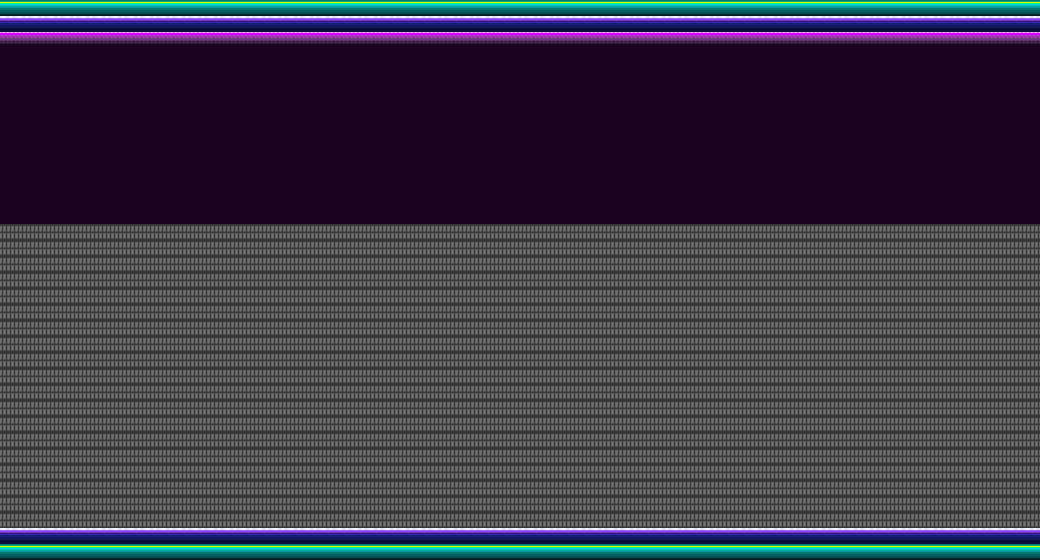

Tiled map render using the project's own tile images. Description and the whole map definition, tile-layer contents included, below:
An orthogonal 65x35 tile map with 16x16 px tiles, 1 tile layer (Tile Layer 1).

<map version="1.9" tiledversion="1.9.2" orientation="orthogonal" renderorder="right-down" width="65" height="35" tilewidth="16" tileheight="16" infinite="0" nextlayerid="2" nextobjectid="1">
 <tileset firstgid="1" source="tileset_1.tsx" />
 <layer id="1" name="Tile Layer 1" width="65" height="35">
  <data encoding="csv">
9,9,9,9,9,9,9,9,9,9,9,9,9,9,9,9,9,9,9,9,9,9,9,9,9,9,9,9,9,9,9,9,9,9,9,9,9,9,9,9,9,9,9,9,9,9,9,9,9,9,9,9,9,9,9,9,9,9,9,9,9,9,9,9,9,
13,13,13,13,13,13,13,13,13,13,13,13,13,13,13,13,13,13,13,13,13,13,13,13,13,13,13,13,13,13,13,13,13,13,13,13,13,13,13,13,13,13,13,13,13,13,13,13,13,13,13,13,13,13,13,13,13,13,13,13,13,13,13,13,13,
1,1,1,1,1,1,1,1,1,1,1,1,1,1,1,1,1,1,1,1,1,1,1,1,1,1,1,1,1,1,1,1,1,1,1,1,1,1,1,1,1,1,1,1,1,1,1,1,1,1,1,1,1,1,1,1,1,1,1,1,1,1,1,1,1,
3,3,3,3,3,3,3,3,3,3,3,3,3,3,3,3,3,3,3,3,3,3,3,3,3,3,3,3,3,3,3,3,3,3,3,3,3,3,3,3,3,3,3,3,3,3,3,3,3,3,3,3,3,3,3,3,3,3,3,3,3,3,3,3,3,
3,3,3,3,3,3,3,3,3,3,3,3,3,3,3,3,3,3,3,3,3,3,3,3,3,3,3,3,3,3,3,3,3,3,3,3,3,3,3,3,3,3,3,3,3,3,3,3,3,3,3,3,3,3,3,3,3,3,3,3,3,3,3,3,3,
3,3,3,3,3,3,3,3,3,3,3,3,3,3,3,3,3,3,3,3,3,3,3,3,3,3,3,3,3,3,3,3,3,3,3,3,3,3,3,3,3,3,3,3,3,3,3,3,3,3,3,3,3,3,3,3,3,3,3,3,3,3,3,3,3,
3,3,3,3,3,3,3,3,3,3,3,3,3,3,3,3,3,3,3,3,3,3,3,3,3,3,3,3,3,3,3,3,3,3,3,3,3,3,3,3,3,3,3,3,3,3,3,3,3,3,3,3,3,3,3,3,3,3,3,3,3,3,3,3,3,
3,3,3,3,3,3,3,3,3,3,3,3,3,3,3,3,3,3,3,3,3,3,3,3,3,3,3,3,3,3,3,3,3,3,3,3,3,3,3,3,3,3,3,3,3,3,3,3,3,3,3,3,3,3,3,3,3,3,3,3,3,3,3,3,3,
3,3,3,3,3,3,3,3,3,3,3,3,3,3,3,3,3,3,3,3,3,3,3,3,3,3,3,3,3,3,3,3,3,3,3,3,3,3,3,3,3,3,3,3,3,3,3,3,3,3,3,3,3,3,3,3,3,3,3,3,3,3,3,3,3,
3,3,3,3,3,3,3,3,3,3,3,3,3,3,3,3,3,3,3,3,3,3,3,3,3,3,3,3,3,3,3,3,3,3,3,3,3,3,3,3,3,3,3,3,3,3,3,3,3,3,3,3,3,3,3,3,3,3,3,3,3,3,3,3,3,
3,3,3,3,3,3,3,3,3,3,3,3,3,3,3,3,3,3,3,3,3,3,3,3,3,3,3,3,3,3,3,3,3,3,3,3,3,3,3,3,3,3,3,3,3,3,3,3,3,3,3,3,3,3,3,3,3,3,3,3,3,3,3,3,3,
3,3,3,3,3,3,3,3,3,3,3,3,3,3,3,3,3,3,3,3,3,3,3,3,3,3,3,3,3,3,3,3,3,3,3,3,3,3,3,3,3,3,3,3,3,3,3,3,3,3,3,3,3,3,3,3,3,3,3,3,3,3,3,3,3,
3,3,3,3,3,3,3,3,3,3,3,3,3,3,3,3,3,3,3,3,3,3,3,3,3,3,3,3,3,3,3,3,3,3,3,3,3,3,3,3,3,3,3,3,3,3,3,3,3,3,3,3,3,3,3,3,3,3,3,3,3,3,3,3,3,
3,3,3,3,3,3,3,3,3,3,3,3,3,3,3,3,3,3,3,3,3,3,3,3,3,3,3,3,3,3,3,3,3,3,3,3,3,3,3,3,3,3,3,3,3,3,3,3,3,3,3,3,3,3,3,3,3,3,3,3,3,3,3,3,3,
6,6,6,6,6,6,6,6,6,6,6,6,6,6,6,6,6,6,6,6,6,6,6,6,6,6,6,6,6,6,6,6,6,6,6,6,6,6,6,6,6,6,6,6,6,6,6,6,6,6,6,6,6,6,6,6,6,6,6,6,6,6,6,6,6,
6,6,6,6,6,6,6,6,6,6,6,6,6,6,6,6,6,6,6,6,6,6,6,6,6,6,6,6,6,6,6,6,6,6,6,6,6,6,6,6,6,6,6,6,6,6,6,6,6,6,6,6,6,6,6,6,6,6,6,6,6,6,6,6,6,
6,6,6,6,6,6,6,6,6,6,6,6,6,6,6,6,6,6,6,6,6,6,6,6,6,6,6,6,6,6,6,6,6,6,6,6,6,6,6,6,6,6,6,6,6,6,6,6,6,6,6,6,6,6,6,6,6,6,6,6,6,6,6,6,6,
6,6,6,6,6,6,6,6,6,6,6,6,6,6,6,6,6,6,6,6,6,6,6,6,6,6,6,6,6,6,6,6,6,6,6,6,6,6,6,6,6,6,6,6,6,6,6,6,6,6,6,6,6,6,6,6,6,6,6,6,6,6,6,6,6,
6,6,6,6,6,6,6,6,6,6,6,6,6,6,6,6,6,6,6,6,6,6,6,6,6,6,6,6,6,6,6,6,6,6,6,6,6,6,6,6,6,6,6,6,6,6,6,6,6,6,6,6,6,6,6,6,6,6,6,6,6,6,6,6,6,
6,6,6,6,6,6,6,6,6,6,6,6,6,6,6,6,6,6,6,6,6,6,6,6,6,6,6,6,6,6,6,6,6,6,6,6,6,6,6,6,6,6,6,6,6,6,6,6,6,6,6,6,6,6,6,6,6,6,6,6,6,6,6,6,6,
6,6,6,6,6,6,6,6,6,6,6,6,6,6,6,6,6,6,6,6,6,6,6,6,6,6,6,6,6,6,6,6,6,6,6,6,6,6,6,6,6,6,6,6,6,6,6,6,6,6,6,6,6,6,6,6,6,6,6,6,6,6,6,6,6,
6,6,6,6,6,6,6,6,6,6,6,6,6,6,6,6,6,6,6,6,6,6,6,6,6,6,6,6,6,6,6,6,6,6,6,6,6,6,6,6,6,6,6,6,6,6,6,6,6,6,6,6,6,6,6,6,6,6,6,6,6,6,6,6,6,
6,6,6,6,6,6,6,6,6,6,6,6,6,6,6,6,6,6,6,6,6,6,6,6,6,6,6,6,6,6,6,6,6,6,6,6,6,6,6,6,6,6,6,6,6,6,6,6,6,6,6,6,6,6,6,6,6,6,6,6,6,6,6,6,6,
6,6,6,6,6,6,6,6,6,6,6,6,6,6,6,6,6,6,6,6,6,6,6,6,6,6,6,6,6,6,6,6,6,6,6,6,6,6,6,6,6,6,6,6,6,6,6,6,6,6,6,6,6,6,6,6,6,6,6,6,6,6,6,6,6,
6,6,6,6,6,6,6,6,6,6,6,6,6,6,6,6,6,6,6,6,6,6,6,6,6,6,6,6,6,6,6,6,6,6,6,6,6,6,6,6,6,6,6,6,6,6,6,6,6,6,6,6,6,6,6,6,6,6,6,6,6,6,6,6,6,
6,6,6,6,6,6,6,6,6,6,6,6,6,6,6,6,6,6,6,6,6,6,6,6,6,6,6,6,6,6,6,6,6,6,6,6,6,6,6,6,6,6,6,6,6,6,6,6,6,6,6,6,6,6,6,6,6,6,6,6,6,6,6,6,6,
6,6,6,6,6,6,6,6,6,6,6,6,6,6,6,6,6,6,6,6,6,6,6,6,6,6,6,6,6,6,6,6,6,6,6,6,6,6,6,6,6,6,6,6,6,6,6,6,6,6,6,6,6,6,6,6,6,6,6,6,6,6,6,6,6,
6,6,6,6,6,6,6,6,6,6,6,6,6,6,6,6,6,6,6,6,6,6,6,6,6,6,6,6,6,6,6,6,6,6,6,6,6,6,6,6,6,6,6,6,6,6,6,6,6,6,6,6,6,6,6,6,6,6,6,6,6,6,6,6,6,
6,6,6,6,6,6,6,6,6,6,6,6,6,6,6,6,6,6,6,6,6,6,6,6,6,6,6,6,6,6,6,6,6,6,6,6,6,6,6,6,6,6,6,6,6,6,6,6,6,6,6,6,6,6,6,6,6,6,6,6,6,6,6,6,6,
6,6,6,6,6,6,6,6,6,6,6,6,6,6,6,6,6,6,6,6,6,6,6,6,6,6,6,6,6,6,6,6,6,6,6,6,6,6,6,6,6,6,6,6,6,6,6,6,6,6,6,6,6,6,6,6,6,6,6,6,6,6,6,6,6,
6,6,6,6,6,6,6,6,6,6,6,6,6,6,6,6,6,6,6,6,6,6,6,6,6,6,6,6,6,6,6,6,6,6,6,6,6,6,6,6,6,6,6,6,6,6,6,6,6,6,6,6,6,6,6,6,6,6,6,6,6,6,6,6,6,
6,6,6,6,6,6,6,6,6,6,6,6,6,6,6,6,6,6,6,6,6,6,6,6,6,6,6,6,6,6,6,6,6,6,6,6,6,6,6,6,6,6,6,6,6,6,6,6,6,6,6,6,6,6,6,6,6,6,6,6,6,6,6,6,6,
6,6,6,6,6,6,6,6,6,6,6,6,6,6,6,6,6,6,6,6,6,6,6,6,6,6,6,6,6,6,6,6,6,6,6,6,6,6,6,6,6,6,6,6,6,6,6,6,6,6,6,6,6,6,6,6,6,6,6,6,6,6,6,6,6,
13,13,13,13,13,13,13,13,13,13,13,13,13,13,13,13,13,13,13,13,13,13,13,13,13,13,13,13,13,13,13,13,13,13,13,13,13,13,13,13,13,13,13,13,13,13,13,13,13,13,13,13,13,13,13,13,13,13,13,13,13,13,13,13,13,
9,9,9,9,9,9,9,9,9,9,9,9,9,9,9,9,9,9,9,9,9,9,9,9,9,9,9,9,9,9,9,9,9,9,9,9,9,9,9,9,9,9,9,9,9,9,9,9,9,9,9,9,9,9,9,9,9,9,9,9,9,9,9,9,9
</data>
 </layer>
</map>
